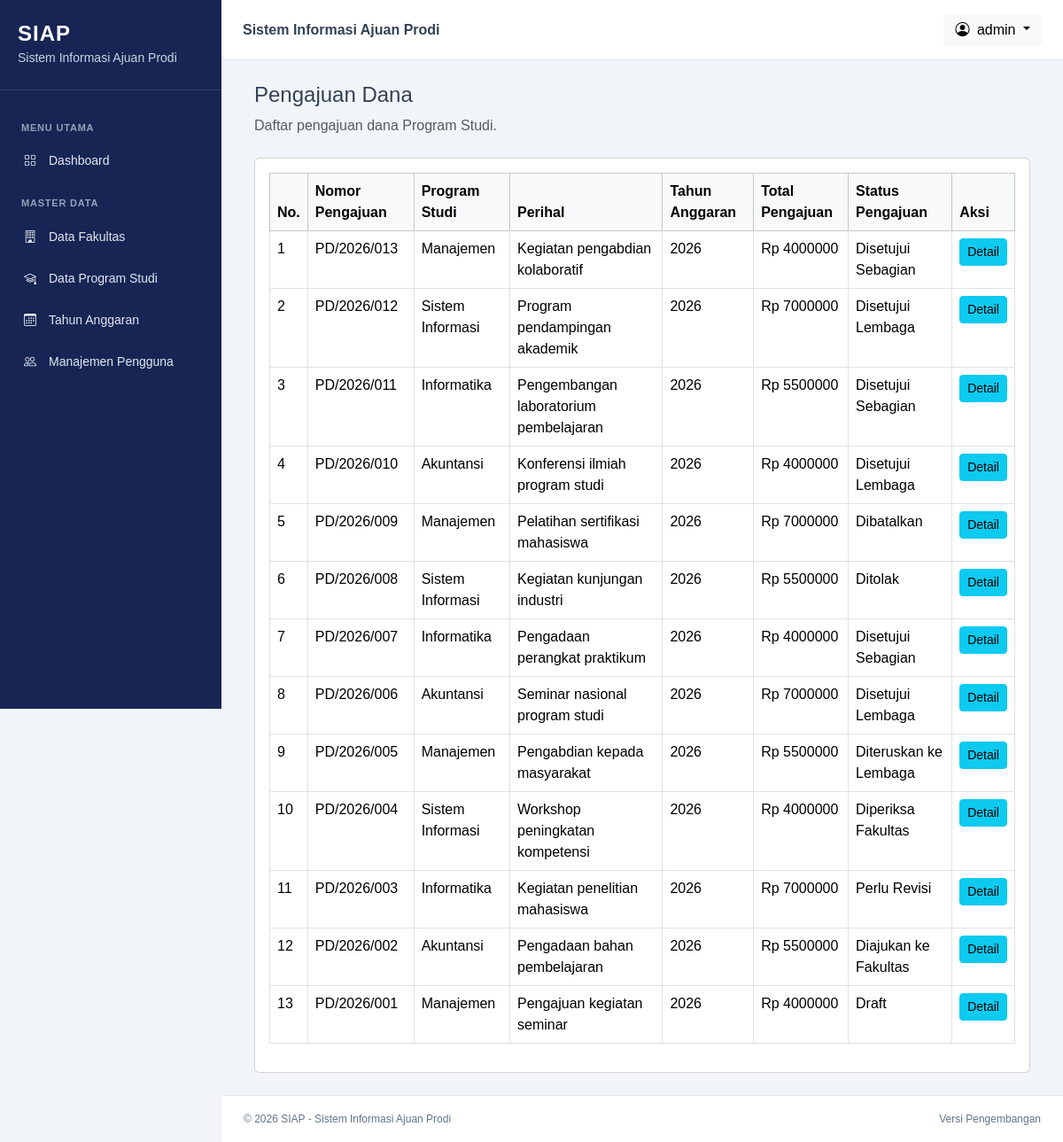
The page /pengajuan-dana/ (signed in) on the database its author committed.
### apps/fund_requests/models.py (models this page shows, shortened)
class FundRequest(TimeStampedModel):
    class Status(models.TextChoices):
        DRAFT = "DRAFT", "Draft"
        SUBMITTED = "SUBMITTED", "Diajukan ke Fakultas"
        REVISION = "REVISION", "Perlu Revisi"
        FACULTY_CHECKED = "FACULTY_CHECKED", "Diperiksa Fakultas"
        FORWARDED = "FORWARDED", "Diteruskan ke Lembaga"
        APPROVED = "APPROVED", "Disetujui Lembaga"
        PARTIALLY_APPROVED = "PARTIALLY_APPROVED", "Disetujui Sebagian"
        REJECTED = "REJECTED", "Ditolak"
        CANCELLED = "CANCELLED", "Dibatalkan"
    study_program = models.ForeignKey(
        StudyProgram,
        on_delete=models.PROTECT,
        related_name="fund_requests",
        verbose_name="Program Studi",
    )
    budget_year = models.ForeignKey(
        BudgetYear,
        on_delete=models.PROTECT,
        related_name="fund_requests",
        verbose_name="Tahun Anggaran",
    )
    request_number = models.CharField(
        max_length=50,
        unique=True,
        verbose_name="Nomor Pengajuan",
    )
    subject = models.CharField(
        max_length=255,
        verbose_name="Perihal Pengajuan",
    )
    letter_date = models.DateField(
        default=timezone.localdate,
        verbose_name="Tanggal Surat",
    )
    created_by = models.ForeignKey(
        settings.AUTH_USER_MODEL,
        on_delete=models.PROTECT,
        related_name="created_fund_requests",
    )
    status = models.CharField(
        max_length=30,
        choices=Status.choices,
        default=Status.DRAFT,
    )
    submitted_at = models.DateTimeField(null=True, blank=True)
    notes = models.TextField(blank=True)
    class Meta:
        db_table = "fund_requests"
        ordering = ["-created_at"]
        verbose_name = "Pengajuan Dana"
        verbose_name_plural = "Pengajuan Dana"
    @property
    def requested_total(self):
        return self.activities.aggregate(
            total=Sum("requested_amount")
        )["total"] or 0

### apps/master_data/models.py (models this page shows, shortened)
class TimeStampedModel(models.Model):
    created_at = models.DateTimeField(auto_now_add=True)
    updated_at = models.DateTimeField(auto_now=True)
    class Meta:
        abstract = True

class StudyProgram(TimeStampedModel):
    faculty = models.ForeignKey(
        Faculty,
        on_delete=models.PROTECT,
        related_name="study_programs"
    )
    name = models.CharField(
        max_length=150,
        verbose_name="Nama Program Studi"
    )
    code = models.CharField(
        max_length=20,
        unique=True,
        verbose_name="Kode Program Studi"
    )
    class Meta:
        db_table = "master_study_program"
        ordering = ["name"]
        verbose_name = "Program Studi"
        verbose_name_plural = "Program Studi"

class BudgetYear(TimeStampedModel):
    name = models.CharField(
        max_length=20,
        unique=True,
        verbose_name="Tahun Anggaran"
    )
    start_date = models.DateField(
        verbose_name="Tanggal Mulai"
    )
    end_date = models.DateField(
        verbose_name="Tanggal Selesai"
    )
    is_active = models.BooleanField(
        default=False,
        verbose_name="Tahun Aktif"
    )
    class Meta:
        db_table = "master_budget_year"
        ordering = ["-start_date"]
        verbose_name = "Tahun Anggaran"
        verbose_name_plural = "Tahun Anggaran"

### apps/fund_requests/views.py (the view)
@login_required
def fund_request_index(request):
    role = get_user_role(request.user)
    if role not in [
        UserProfile.Role.ADMIN,
        UserProfile.Role.PRODI,
        UserProfile.Role.FAKULTAS,
    ]:
        return HttpResponseForbidden("Akses tidak diizinkan.")
    fund_requests = get_fund_request_queryset_for_user(
        request.user
    )
    if role == UserProfile.Role.PRODI:
        for fund_request in fund_requests:
            fund_request.usage_status = get_fund_usage_status(
                fund_request
            )
    context = {
        "fund_requests": fund_requests,
        "user_role": role,
    }
    return render(
        request,
        "fund_requests/index.html",
        context,
    )

### apps/fund_requests/services.py (called while the page is built)
def get_user_role(user):
    try:
        return user.profile.role
    except Exception:
        raise ValidationError(
            "Pengguna belum memiliki profil SIAP."
        )

### apps/fund_requests/views.py (called while the page is built)
def get_fund_request_queryset_for_user(user):
    queryset = FundRequest.objects.select_related(
        "study_program",
        "study_program__faculty",
        "budget_year",
        "created_by",
    )
    role = get_user_role(user)
    if role == UserProfile.Role.PRODI:
        return queryset.filter(
            study_program_id=user.profile.study_program_id
        )
    if role == UserProfile.Role.FAKULTAS:
        return queryset.filter(
            study_program__faculty_id=user.profile.faculty_id
        )
    if role == UserProfile.Role.ADMIN:
        return queryset
    return queryset.none()

### templates/fund_requests/index.html (shortened to what this page needs)
{% extends "master/base.html" %}
{% block content %}
<div class="container-fluid">
    <div class="d-flex justify-content-between align-items-center mb-4">
        <div>
            <h4>Pengajuan Dana</h4>
            <p class="text-muted mb-0">
                Daftar pengajuan dana Program Studi.
            </p>
        </div>
    </div>
    <div class="card">
        <div class="card-body">
            <div class="table-responsive">
                <table class="table table-bordered table-hover"
                       id="fundRequestTable">
                    <thead class="table-light">
                        <tr>
                            <th>No.</th>
                            <th>Nomor Pengajuan</th>
                            <th>Program Studi</th>
                            <th>Perihal</th>
                            <th>Tahun Anggaran</th>
                            <th>Total Pengajuan</th>
                            <th>Status Pengajuan</th>
                            <th>Aksi</th>
                        </tr>
                    </thead>
                    <tbody>
                        {% for item in fund_requests %}
                        <tr>
                            <td>{{ forloop.counter }}</td>
                            <td>{{ item.request_number }}</td>
                            <td>{{ item.study_program.name }}</td>
                            <td>{{ item.subject }}</td>
                            <td>{{ item.budget_year.name }}</td>
                            <td>
                                Rp {{ item.requested_total|floatformat:0 }}
                            </td>
                            <td>
                                {{ item.get_status_display }}
                            </td>
                            <td>
                                <a href="{% url 'fund_requests:detail' item.pk %}"
                                class="btn btn-sm btn-info">
                                    Detail
                                </a>
                            </td>
                        </tr>
                        {% endfor %}
                    </tbody>
                </table>
            </div>
        </div>
    </div>
</div>
{% endblock %}

### templates/master/navbar.html (shortened to what this page needs)
<header class="top-navbar d-flex align-items-center justify-content-between">
    <div class="d-flex align-items-center gap-3">
        <div>
            <span class="fw-semibold">Sistem Informasi Ajuan Prodi</span>
        </div>
    </div>
    <div class="dropdown">
        <button
            class="btn btn-light dropdown-toggle"
            type="button"
            data-bs-toggle="dropdown"
        >
            <i class="bi bi-person-circle me-1"></i>
            {{ request.user.username }}
        </button>
    </div>
</header>

### static/css/style.css (style rules this page uses)
:root { --siap-primary: #2563eb; --siap-sidebar: #172554; --siap-sidebar-hover: #1e3a8a; --siap-background: #f1f5f9; --siap-text: #334155; }
* { box-sizing: border-box; }
body { margin: 0; font-family: Arial, Helvetica, sans-serif; background: var(--siap-background); color: var(--siap-text); }
.top-navbar { min-height: 68px; padding: 12px 24px; background: #fff; border-bottom: 1px solid #e2e8f0; }

### rows shown on the page
FundRequest: request_number "PD/2026/013", study_program.name "Manajemen", subject "Kegiatan pengabdian kolaboratif", budget_year.name "2026", requested_total "4000000", status "Disetujui Sebagian"
FundRequest: request_number "PD/2026/012", study_program.name "Sistem Informasi", subject "Program pendampingan akademik", budget_year.name "2026", requested_total "7000000", status "Disetujui Lembaga"
FundRequest: request_number "PD/2026/011", study_program.name "Informatika", subject "Pengembangan laboratorium pembelajaran", budget_year.name "2026", requested_total "5500000", status "Disetujui Sebagian"
FundRequest: request_number "PD/2026/010", study_program.name "Akuntansi", subject "Konferensi ilmiah program studi", budget_year.name "2026", requested_total "4000000", status "Disetujui Lembaga"
FundRequest: request_number "PD/2026/009", study_program.name "Manajemen", subject "Pelatihan sertifikasi mahasiswa", budget_year.name "2026", requested_total "7000000", status "Dibatalkan"
FundRequest: request_number "PD/2026/008", study_program.name "Sistem Informasi", subject "Kegiatan kunjungan industri", budget_year.name "2026", requested_total "5500000", status "Ditolak"
FundRequest: request_number "PD/2026/007", study_program.name "Informatika", subject "Pengadaan perangkat praktikum", budget_year.name "2026", requested_total "4000000", status "Disetujui Sebagian"
FundRequest: request_number "PD/2026/006", study_program.name "Akuntansi", subject "Seminar nasional program studi", budget_year.name "2026", requested_total "7000000", status "Disetujui Lembaga"
FundRequest: request_number "PD/2026/005", study_program.name "Manajemen", subject "Pengabdian kepada masyarakat", budget_year.name "2026", requested_total "5500000", status "Diteruskan ke Lembaga"
FundRequest: request_number "PD/2026/004", study_program.name "Sistem Informasi", subject "Workshop peningkatan kompetensi", budget_year.name "2026", requested_total "4000000", status "Diperiksa Fakultas"
FundRequest: request_number "PD/2026/003", study_program.name "Informatika", subject "Kegiatan penelitian mahasiswa", budget_year.name "2026", requested_total "7000000", status "Perlu Revisi"
FundRequest: request_number "PD/2026/002", study_program.name "Akuntansi", subject "Pengadaan bahan pembelajaran", budget_year.name "2026", requested_total "5500000", status "Diajukan ke Fakultas"
FundRequest: request_number "PD/2026/001", study_program.name "Manajemen", subject "Pengajuan kegiatan seminar", budget_year.name "2026", requested_total "4000000", status "Draft"

### other values the page prints
{{ request.user.username }} "admin"
